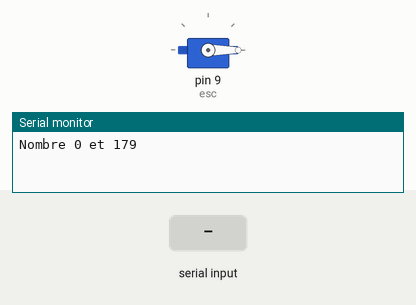
Simulated run of this sketch. Board: Arduino Uno, built with avr-gcc and run on an emulated ATmega328P. Shown: servo, the last lines printed to the serial monitor. The test bench sets the inputs (shaded band).

Above: at 3.2 s.
3.3 s: "90,45\n" received over Serial
At 3.6 s:
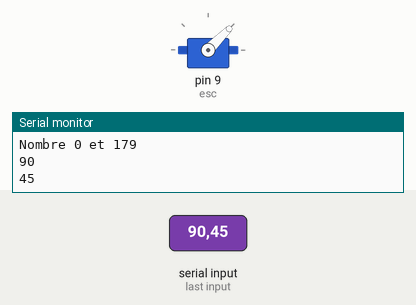
5.8 s: "30,150\n" received over Serial
At 6.6 s:
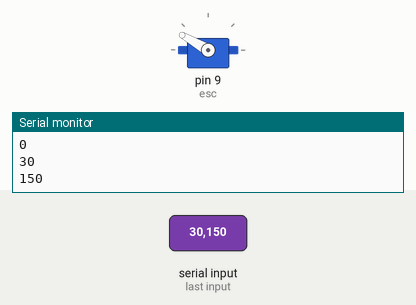
Timing chart, 0 to 8.8 s (numbered marks = the images above; inputs shaded):
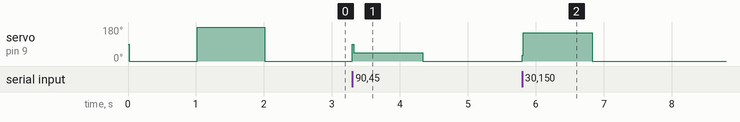

Measured:
- after the input at 3.3 s, servo on pin 9 (esc): 0° → 45° at once, → 0° 1.0 s later
- after the input at 5.8 s, servo on pin 9 (esc): 0° → 150° at once, → 0° 1.0 s later

The sketch:

RC_MoteurBrushless.ino
```cpp
#include <Servo.h>

Servo esc;   // Création de l'objet permettant le contrôle de l'ESC
int val = 0;

#define pinCanalMoteur   6

void setup() {
   esc.attach(9); // On attache l'ESC au port numérique 9 (port PWM obligatoire)
   delay(15);
   Serial.begin(9600);

   esc.write(0);
   delay(1000);
   esc.write(180);
   delay(1000);
   esc.write(0);

   Serial.println("Nombre 0 et 179");
}

void loop() {
    /*int chMoteur = pulseIn(pinCanalMoteur, HIGH);
    Serial.print("PulseIn = ");
    Serial.println(chMoteur);
    int val = map(chMoteur,  1109,  1987, 0, 179);
    Serial.print("Val = ");
    Serial.println(val);

    esc.write(val);*/

    if (Serial.available() > 0) {
      val = Serial.parseInt();   // lecture de la valeur passée par le port série
      Serial.println(val);
      esc.write(val);            //
      delay(15);
      }
}
```
